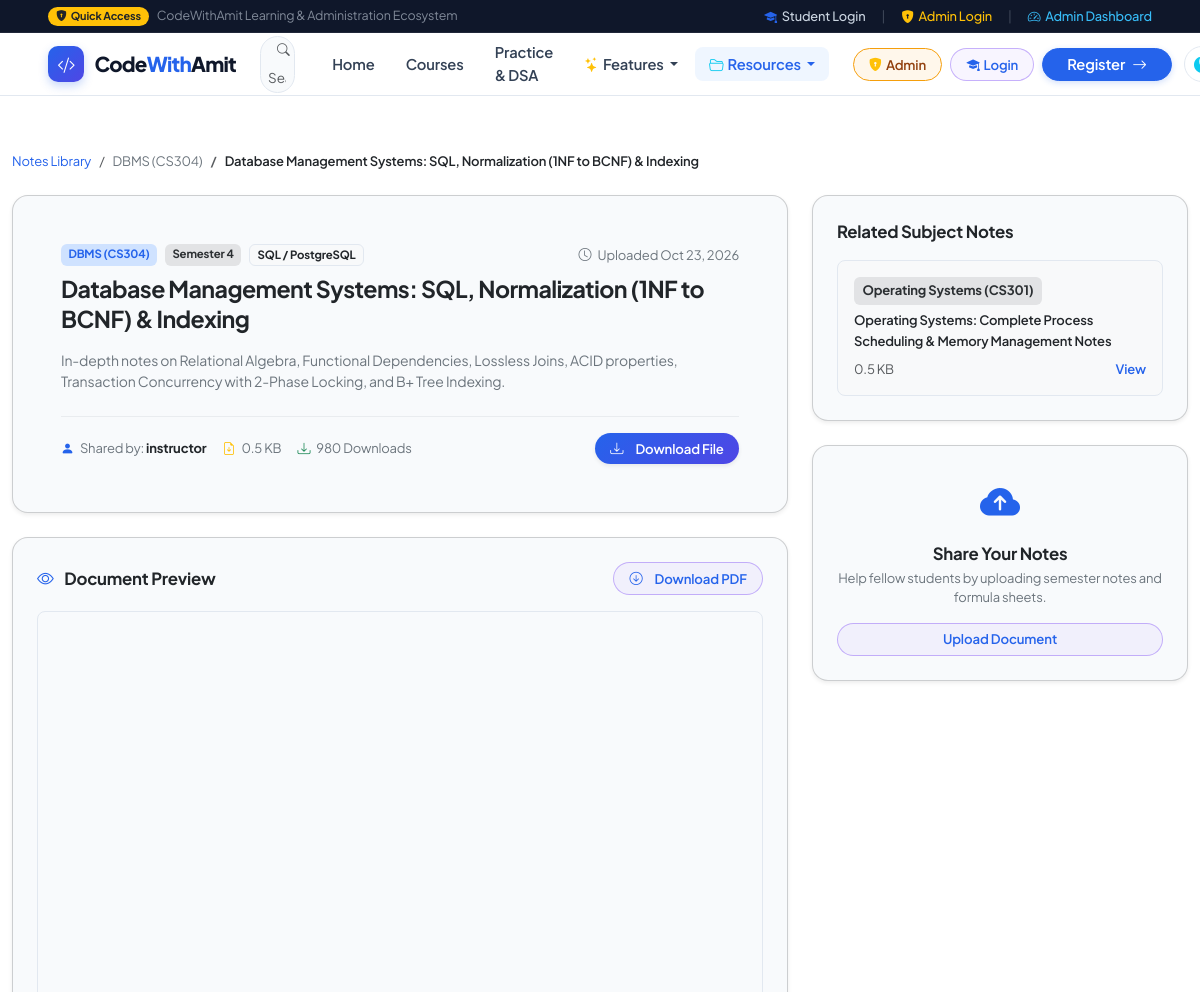
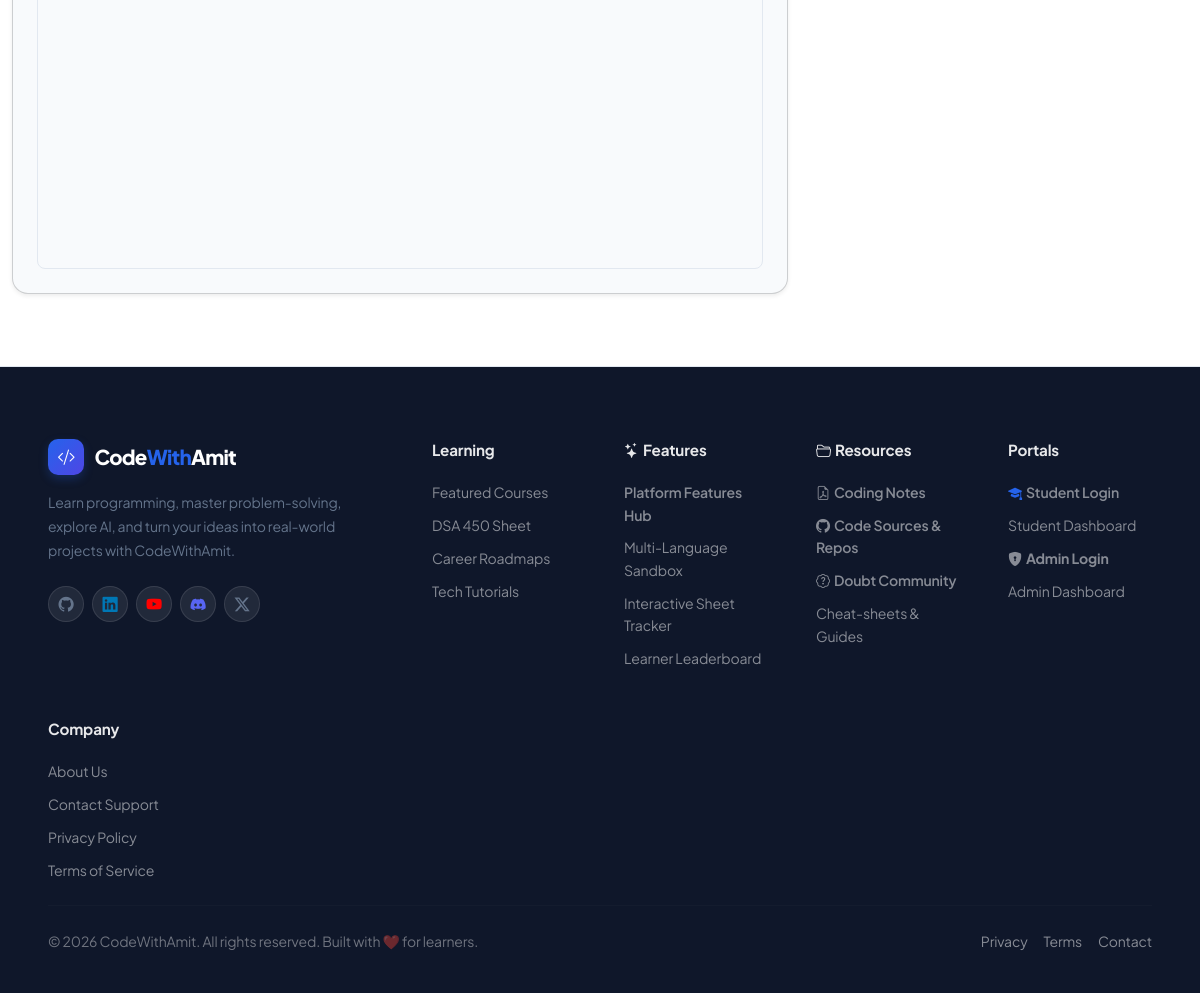
The app's page /notes/database-management-systems-sql-normalization-1nf-to-bcnf-indexing/ with its own data (2 pictures, top to bottom).
### notes/models.py (models this page shows, shortened)
class Note(models.Model):
    SEMESTER_CHOICES = [
        ('all', 'All Semesters / General'),
        ('sem_1', 'Semester 1'),
        ('sem_2', 'Semester 2'),
        ('sem_3', 'Semester 3'),
        ('sem_4', 'Semester 4'),
        ('sem_5', 'Semester 5'),
        ('sem_6', 'Semester 6'),
        ('sem_7', 'Semester 7'),
        ('sem_8', 'Semester 8'),
    ]
    title = models.CharField(max_length=200)
    slug = models.SlugField(max_length=220, unique=True, blank=True)
    category = models.ForeignKey(NoteCategory, on_delete=models.CASCADE, related_name='notes')
    subject = models.CharField(max_length=100, help_text="e.g. Operating Systems, DBMS, Machine Learning")
    semester = models.CharField(max_length=20, choices=SEMESTER_CHOICES, default='all')
    programming_language = models.CharField(max_length=50, blank=True, help_text="e.g. Python, C++, Java, or General")
    description = models.TextField()
    file = models.FileField(upload_to='notes_documents/')
    file_size = models.CharField(max_length=50, blank=True, help_text="Formatted size e.g. 2.4 MB")
    file_size_bytes = models.BigIntegerField(default=0)
    uploader = models.ForeignKey(User, on_delete=models.CASCADE, related_name='uploaded_notes')
    uploaded_at = models.DateTimeField(auto_now_add=True)
    is_approved = models.BooleanField(default=True, help_text="Requires admin approval for public view")
    approved_by = models.ForeignKey(User, on_delete=models.SET_NULL, null=True, blank=True, related_name='approved_notes')
    approved_at = models.DateTimeField(null=True, blank=True)
    download_count = models.PositiveIntegerField(default=0)
    is_featured = models.BooleanField(default=False)
    class Meta:
        ordering = ['-uploaded_at']
    @property
    def is_pdf(self):
        if self.file:
            return self.file.name.lower().endswith('.pdf')
        return False

### notes/views.py (the view)
# urls.py: path('<slug:slug>/', views.note_detail, name='note_detail'),
def note_detail(request, slug):
    note = get_object_or_404(Note, slug=slug, is_approved=True)
    is_bookmarked = False
    if request.user.is_authenticated:
        is_bookmarked = NoteBookmark.objects.filter(user=request.user, note=note).exists()
    related_notes = Note.objects.filter(category=note.category, is_approved=True).exclude(pk=note.pk)[:4]
    context = {
        'note': note,
        'is_bookmarked': is_bookmarked,
        'related_notes': related_notes,
    }
    return render(request, 'notes/note_detail.html', context)

### core/context_processors.py (called while the page is built, shortened)
def global_context(request):
    context = {
        'site_name': 'Student Success Hub',
        'current_year': datetime.now().year,
        'unread_notifications_count': 0,
        'recent_notifications': [],
    }
    return context

### templates/notes/note_detail.html (shortened to what this page needs)
{% extends 'base.html' %}
{% block content %}
<div class="container py-5">
    <nav aria-label="breadcrumb" class="mb-4">
        <ol class="breadcrumb smaller mb-0">
            <li class="breadcrumb-item"><a href="{% url 'notes:note_list' %}" class="text-decoration-none">Notes Library</a></li>
            <li class="breadcrumb-item text-secondary">{{ note.subject }}</li>
            <li class="breadcrumb-item active text-dark fw-semibold" aria-current="page">{{ note.title }}</li>
        </ol>
    </nav>
    <div class="row g-4">
        <div class="col-lg-8">
            <div class="card p-4 p-md-5 rounded-4 shadow-sm mb-4">
                <div class="d-flex flex-wrap justify-content-between align-items-center gap-2 mb-2">
                    <div class="d-flex gap-2">
                        <span class="badge bg-primary-subtle text-primary">{{ note.subject }}</span>
                        <span class="badge bg-secondary-subtle text-secondary-emphasis">{{ note.get_semester_display }}</span>
                        {% if note.programming_language %}
                            <span class="badge bg-light border text-dark">{{ note.programming_language }}</span>
                        {% endif %}
                    </div>
                    <span class="text-secondary smaller"><i class="bi bi-clock me-1"></i> Uploaded {{ note.uploaded_at|date:"M d, Y" }}</span>
                </div>
                <h1 class="h3 fw-bold text-dark font-heading mb-3">{{ note.title }}</h1>
                <p class="text-secondary small mb-4">{{ note.description }}</p>
                <div class="d-flex flex-wrap justify-content-between align-items-center pt-3 border-top border-light-subtle gap-3">
                    <div class="d-flex align-items-center gap-3 smaller text-secondary">
                        <span><i class="bi bi-person-fill text-primary me-1"></i> Shared by: <strong class="text-dark">{{ note.uploader.username }}</strong></span>
                        <span><i class="bi bi-file-earmark-arrow-down text-warning me-1"></i> {{ note.file_size }}</span>
                        <span><i class="bi bi-download text-success me-1"></i> {{ note.download_count }} Downloads</span>
                    </div>
                    <div class="d-flex gap-2">
                        <a href="{% url 'notes:download_note' note.slug %}" class="btn btn-primary btn-sm rounded-pill px-4 fw-semibold shadow-sm">
                            <i class="bi bi-download me-1"></i> Download File
                        </a>
                    </div>
                </div>
            </div>
            <div class="card p-4 rounded-4 shadow-sm mb-4">
                <h5 class="text-dark font-heading fw-bold mb-3 d-flex justify-content-between align-items-center">
                    <span><i class="bi bi-eye text-primary me-2"></i> Document Preview</span>
                    <a href="{% url 'notes:download_note' note.slug %}" class="btn btn-outline-primary btn-sm rounded-pill px-3">
                        <i class="bi bi-arrow-down-circle me-1"></i> Download PDF
                    </a>
                </h5>
                {% if note.is_pdf and note.file %}
                    <div class="rounded-3 overflow-hidden border" style="height: 650px;">
                        <iframe src="{{ note.file.url }}" width="100%" height="100%" style="border: none;"></iframe>
                    </div>
                {% endif %}
            </div>
        </div>
        <div class="col-lg-4">
            <div class="card p-4 rounded-4 shadow-sm mb-4">
                <h5 class="text-dark font-heading fw-bold mb-3">Related Subject Notes</h5>
                <div class="d-flex flex-column gap-3">
                    {% for rn in related_notes %}
                        <div class="p-3 rounded-3 bg-light border hover-lift">
                            <span class="badge bg-secondary-subtle text-secondary-emphasis smaller mb-1">{{ rn.subject }}</span>
                            <h6 class="text-dark mb-1 fw-semibold">
                                <a href="{% url 'notes:note_detail' rn.slug %}" class="text-dark text-decoration-none hover-primary smaller">
                                    {{ rn.title }}
                                </a>
                            </h6>
                            <div class="d-flex justify-content-between smaller text-muted mt-2">
                                <span>{{ rn.file_size }}</span>
                                <a href="{% url 'notes:note_detail' rn.slug %}" class="text-primary text-decoration-none fw-semibold">View</a>
                            </div>
                        </div>
                    {% empty %}
                        <div class="text-muted smaller">No other notes found in this category.</div>
                    {% endfor %}
                </div>
            </div>
            <div class="card p-4 rounded-4 shadow-sm text-center">
                <i class="bi bi-cloud-arrow-up-fill fs-1 text-primary mb-2"></i>
                <h5 class="text-dark font-heading fw-bold mb-1">Share Your Notes</h5>
                <p class="text-secondary smaller mb-3">Help fellow students by uploading semester notes and formula sheets.</p>
                <a href="{% url 'notes:upload_note' %}" class="btn btn-outline-primary rounded-pill px-4 btn-sm fw-semibold">
                    Upload Document
                </a>
            </div>
        </div>
    </div>
</div>
{% endblock %}

### static/css/codewithamit.css (style rules this page uses)
:root, [data-bs-theme="light"] { --cwa-bg: #ffffff; --cwa-bg-subtle: #f8fafc; --cwa-bg-muted: #f1f5f9; --cwa-bg-card: #ffffff; --cwa-bg-card-hover: #f8fafc; --cwa-bg-glass: rgba(255, 255, 255, 0.94); --cwa-bg-dark: #0f172a; --cwa-bg-dark-card: #1e293b; --cwa-text-heading: #0f172a; --cwa-text-body: #334155; --cwa-text-muted: #64748b; --cwa-text-light: #f8fafc; --cwa-primary: #2563eb; --cwa-primary-hover: #1d4ed8; --cwa-primary-subtle: #eff6ff; --cwa-primary-border: #bfdbfe; --cwa-indigo: #4f46e5; --cwa-indigo-subtle: #eef2ff; --cwa-emerald: #059669; --cwa-emerald-subtle: #ecfdf5; --cwa-amber: #d97706; --cwa-amber-subtle: #fffbeb; --cwa-rose: #e11d48; --cwa-rose-subtle: #fff1f2; --cwa-cyan: #0284c7; --cwa-cyan-subtle: #f0f9ff; --cwa-border: #e2e8f0; --cwa-border-subtle: #f1f5f9; --cwa-border-hover: #cbd5e1; --cwa-radius-sm: 8px; --cwa-radius-md: 12px; --cwa-radius-lg: 16px; --cwa-radius-xl: 22px; --cwa-radius-pill: 9999px; --cwa-shadow-xs: 0 1px 2px 0 rgba(15, 23, 42, 0.04); --cwa-shadow-sm: 0 1px 3px 0 rgba(15, 23, 42, 0.06), 0 1px 2px -1px rgba(15, 23, 42, 0.04); --cwa-shadow-md: 0 4px 16px -2px rgba(15, 23, 42, 0.06), 0 2px 4px -2px rgba(15, 23, 42, 0.04); --cwa-shadow-lg: 0 12px 28px -4px rgba(15, 23, 42, 0.08), 0 4px 8px -2px rgba(15, 23, 42, 0.03); --cwa-shadow-hover: 0 16px 32px -4px rgba(37, 99, 235, 0.1), 0 4px 8px -2px rgba(15, 23, 42, 0.04); --cwa-transition: all 0.22s cubic-bezier(0.16, 1, 0.3, 1); --bg-canvas: #f8fafc; --bg-surface: #ffffff; --bg-surface-subtle: #f1f5f9; --bg-surface-dark: #0f172a; --border-color: #e2e8f0; --text-primary: #0f172a; --text-secondary: #475569; --text-muted: #64748b; --gradient-brand: linear-gradient(135deg, #2563eb 0%, #4f46e5 100%); }
body.cwa-theme { background-color: var(--cwa-bg) !important; color: var(--cwa-text-body) !important; font-family: 'Plus Jakarta Sans', -apple-system, BlinkMacSystemFont, 'Segoe UI', Roboto, sans-serif !important; line-height: 1.6; letter-spacing: -0.011em; transition: background-color 0.25s ease, color 0.25s ease; }
html, body { max-width: 100vw; overflow-x: hidden !important; position: relative; -webkit-font-smoothing: antialiased; -moz-osx-font-smoothing: grayscale; }
.container, .container-fluid, .container-sm, .container-md, .container-lg, .container-xl, .container-xxl { max-width: 100% !important; overflow-x: clip; }
img, svg, video, canvas, iframe { max-width: 100%; height: auto; }
.hover-lift { transition: transform 0.22s cubic-bezier(0.16, 1, 0.3, 1), box-shadow 0.22s ease !important; }

### records on screen
Note: subject "DBMS (CS304)", title "Database Management Systems: SQL, Normalization (1NF to BCNF) & Indexing", semester "Semester 4", programming_language "SQL / PostgreSQL", uploaded_at "Oct 23, 2026", description "In-depth notes on Relational Algebra, Functional Dependencies, Lossless Joins, ACID properties, Transaction Concurrency with 2-Phase Locking, and B+ Tree Indexing.", uploader.username "instructor", file_size "0.5 KB", download_count "980"
Note: subject "Operating Systems (CS301)", title "Operating Systems: Complete Process Scheduling & Memory Management Notes", file_size "0.5 KB"
